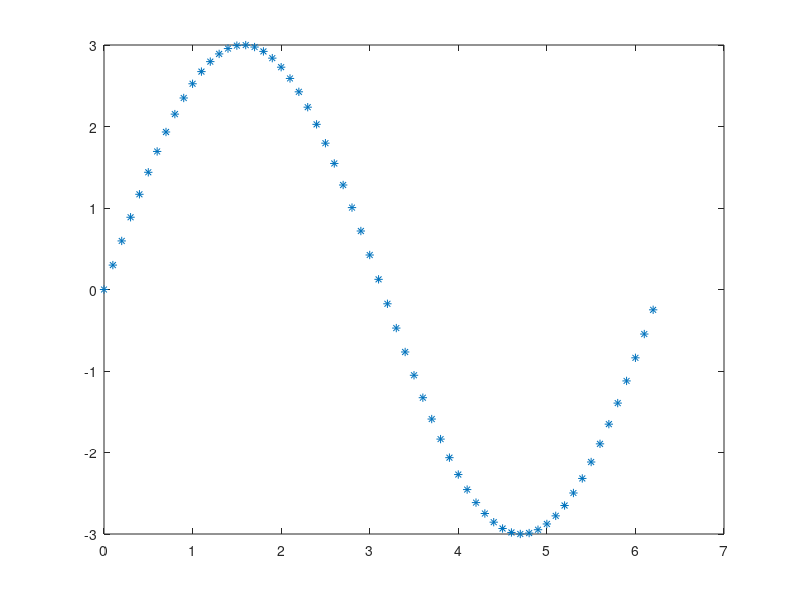
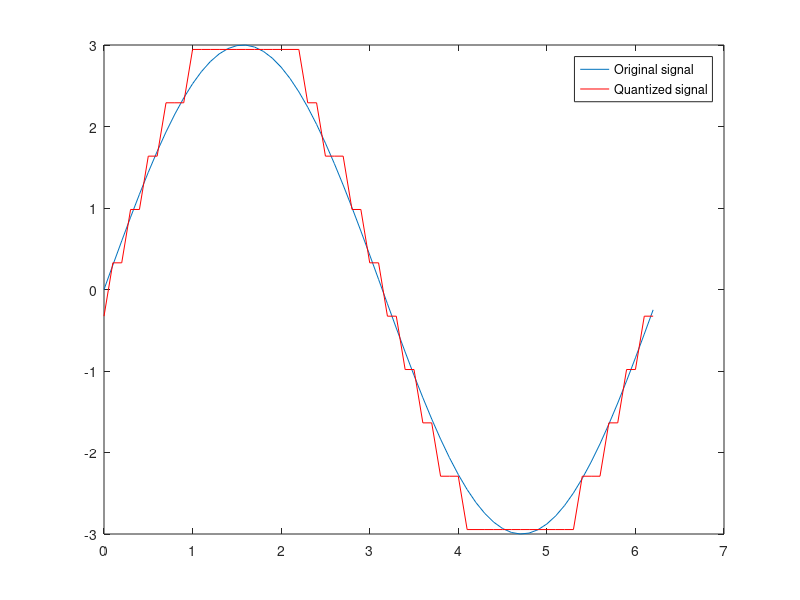

MATLAB code to generate these figures, in order:
t = [0:.1:2*pi]; % Times at which to sample the sine function
A=3;
sig = A*sin(t); % Original signal, a sine wave
figure,plot(t,sig,'*') %sampled values
partition = A*(-1:2/(11-1):1); % Length 11, to represent 12 intervals
codebook = A*(-1.2:2.4/11:1.2); % Length 12, one entry for each interval
[index,quants] = quantiz(sig,partition,codebook); % Quantize.
figure
plot(t,sig,'-',t,quants,'r-')
legend('Original signal','Quantized signal');
%axis([-.2 7 -1.2 1.2])